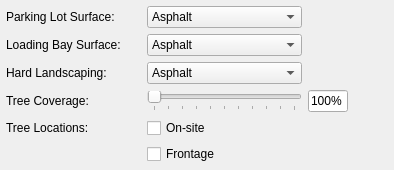
                 <widget class="QWidget" name="lc_nonres_widget" native="true">
                  <property name="minimumSize">
                   <size>
                    <width>0</width>
                    <height>0</height>
                   </size>
                  </property>
                  <layout class="QGridLayout" name="gridLayout_2">
                   <property name="leftMargin">
                    <number>6</number>
                   </property>
                   <property name="topMargin">
                    <number>6</number>
                   </property>
                   <property name="rightMargin">
                    <number>6</number>
                   </property>
                   <property name="bottomMargin">
                    <number>6</number>
                   </property>
                   <item row="3" column="2">
                    <widget class="QSlider" name="lc_nrestrees_slider">
                     <property name="maximum">
                      <number>100</number>
                     </property>
                     <property name="orientation">
                      <enum>Qt::Horizontal</enum>
                     </property>
                     <property name="tickPosition">
                      <enum>QSlider::TicksBelow</enum>
                     </property>
                    </widget>
                   </item>
                   <item row="3" column="0">
                    <widget class="QLabel" name="lc_nrestrees_lbl">
                     <property name="text">
                      <string>Tree Coverage:</string>
                     </property>
                    </widget>
                   </item>
                   <item row="3" column="1">
                    <spacer name="horizontalSpacer_9">
                     <property name="orientation">
                      <enum>Qt::Horizontal</enum>
                     </property>
                     <property name="sizeType">
                      <enum>QSizePolicy::Fixed</enum>
                     </property>
                     <property name="sizeHint" stdset="0">
                      <size>
                       <width>20</width>
                       <height>20</height>
                      </size>
                     </property>
                    </spacer>
                   </item>
                   <item row="2" column="1">
                    <spacer name="horizontalSpacer_16">
                     <property name="orientation">
                      <enum>Qt::Horizontal</enum>
                     </property>
                     <property name="sizeType">
                      <enum>QSizePolicy::Fixed</enum>
                     </property>
                     <property name="sizeHint" stdset="0">
                      <size>
                       <width>20</width>
                       <height>20</height>
                      </size>
                     </property>
                    </spacer>
                   </item>
                   <item row="1" column="4">
                    <spacer name="horizontalSpacer_12">
                     <property name="orientation">
                      <enum>Qt::Horizontal</enum>
                     </property>
                     <property name="sizeHint" stdset="0">
                      <size>
                       <width>40</width>
                       <height>20</height>
                      </size>
                     </property>
                    </spacer>
                   </item>
                   <item row="1" column="1">
                    <spacer name="horizontalSpacer_17">
                     <property name="orientation">
                      <enum>Qt::Horizontal</enum>
                     </property>
                     <property name="sizeType">
                      <enum>QSizePolicy::Fixed</enum>
                     </property>
                     <property name="sizeHint" stdset="0">
                      <size>
                       <width>20</width>
                       <height>20</height>
                      </size>
                     </property>
                    </spacer>
                   </item>
                   <item row="0" column="4">
                    <spacer name="horizontalSpacer_13">
                     <property name="orientation">
                      <enum>Qt::Horizontal</enum>
                     </property>
                     <property name="sizeHint" stdset="0">
                      <size>
                       <width>40</width>
                       <height>20</height>
                      </size>
                     </property>
                    </spacer>
                   </item>
                   <item row="0" column="1">
                    <spacer name="horizontalSpacer_18">
                     <property name="orientation">
                      <enum>Qt::Horizontal</enum>
                     </property>
                     <property name="sizeType">
                      <enum>QSizePolicy::Fixed</enum>
                     </property>
                     <property name="sizeHint" stdset="0">
                      <size>
                       <width>20</width>
                       <height>20</height>
                      </size>
                     </property>
                    </spacer>
                   </item>
                   <item row="3" column="3">
                    <widget class="QLineEdit" name="lc_nrestrees_box">
                     <property name="sizePolicy">
                      <sizepolicy hsizetype="Fixed" vsizetype="Fixed">
                       <horstretch>0</horstretch>
                       <verstretch>0</verstretch>
                      </sizepolicy>
                     </property>
                     <property name="minimumSize">
                      <size>
                       <width>40</width>
                       <height>0</height>
                      </size>
                     </property>
                     <property name="maximumSize">
                      <size>
                       <width>40</width>
                       <height>16777215</height>
                      </size>
                     </property>
                     <property name="text">
                      <string>100%</string>
                     </property>
                    </widget>
                   </item>
                   <item row="4" column="0">
                    <widget class="QLabel" name="lc_nrestreeloc_lbl">
                     <property name="text">
                      <string>Tree Locations:</string>
                     </property>
                    </widget>
                   </item>
                   <item row="4" column="4">
                    <spacer name="horizontalSpacer_19">
                     <property name="orientation">
                      <enum>Qt::Horizontal</enum>
                     </property>
                     <property name="sizeHint" stdset="0">
                      <size>
                       <width>40</width>
                       <height>20</height>
                      </size>
                     </property>
                    </spacer>
                   </item>
                   <item row="4" column="2">
                    <widget class="QCheckBox" name="lc_nrestreeloc_checkon">
                     <property name="text">
                      <string>On-site</string>
                     </property>
                    </widget>
                   </item>
                   <item row="2" column="0">
                    <widget class="QLabel" name="lc_nreshard_lbl">
                     <property name="text">
                      <string>Hard Landscaping:</string>
                     </property>
                    </widget>
                   </item>
                   <item row="2" column="2">
                    <widget class="QComboBox" name="lc_nreshard_combo">
                     <item>
                      <property name="text">
                       <string>Asphalt</string>
                      </property>
                     </item>
                     <item>
                      <property name="text">
                       <string>Concrete</string>
                      </property>
                     </item>
                     <item>
                      <property name="text">
                       <string>Gravel/Compacted Dirt</string>
                      </property>
                     </item>
                    </widget>
                   </item>
                   <item row="4" column="1">
                    <spacer name="horizontalSpacer_14">
                     <property name="orientation">
                      <enum>Qt::Horizontal</enum>
                     </property>
                     <property name="sizeType">
                      <enum>QSizePolicy::Fixed</enum>
                     </property>
                     <property name="sizeHint" stdset="0">
                      <size>
                       <width>20</width>
                       <height>20</height>
                      </size>
                     </property>
                    </spacer>
                   </item>
                   <item row="1" column="0">
                    <widget class="QLabel" name="lc_nresbay_lbl">
                     <property name="text">
                      <string>Loading Bay Surface:</string>
                     </property>
                    </widget>
                   </item>
                   <item row="3" column="4">
                    <spacer name="horizontalSpacer_10">
                     <property name="orientation">
                      <enum>Qt::Horizontal</enum>
                     </property>
                     <property name="sizeHint" stdset="0">
                      <size>
                       <width>40</width>
                       <height>20</height>
                      </size>
                     </property>
                    </spacer>
                   </item>
                   <item row="1" column="2">
                    <widget class="QComboBox" name="lc_nresbay_combo">
                     <item>
                      <property name="text">
                       <string>Asphalt</string>
                      </property>
                     </item>
                     <item>
                      <property name="text">
                       <string>Concrete</string>
                      </property>
                     </item>
                     <item>
                      <property name="text">
                       <string>Gravel/Compacted Dirt</string>
                      </property>
                     </item>
                    </widget>
                   </item>
                   <item row="0" column="0">
                    <widget class="QLabel" name="lc_nrespark_lbl">
                     <property name="text">
                      <string>Parking Lot Surface:</string>
                     </property>
                    </widget>
                   </item>
                   <item row="0" column="2">
                    <widget class="QComboBox" name="lc_nrespark_combo">
                     <item>
                      <property name="text">
                       <string>Asphalt</string>
                      </property>
                     </item>
                     <item>
                      <property name="text">
                       <string>Concrete</string>
                      </property>
                     </item>
                     <item>
                      <property name="text">
                       <string>Gravel/Compacted Dirt</string>
                      </property>
                     </item>
                    </widget>
                   </item>
                   <item row="5" column="2">
                    <widget class="QCheckBox" name="lc_nrestreeloc_checkoff">
                     <property name="text">
                      <string>Frontage</string>
                     </property>
                    </widget>
                   </item>
                   <item row="5" column="4">
                    <spacer name="horizontalSpacer_20">
                     <property name="orientation">
                      <enum>Qt::Horizontal</enum>
                     </property>
                     <property name="sizeHint" stdset="0">
                      <size>
                       <width>40</width>
                       <height>20</height>
                      </size>
                     </property>
                    </spacer>
                   </item>
                   <item row="5" column="1">
                    <spacer name="horizontalSpacer_15">
                     <property name="orientation">
                      <enum>Qt::Horizontal</enum>
                     </property>
                     <property name="sizeType">
                      <enum>QSizePolicy::Fixed</enum>
                     </property>
                     <property name="sizeHint" stdset="0">
                      <size>
                       <width>20</width>
                       <height>20</height>
                      </size>
                     </property>
                    </spacer>
                   </item>
                   <item row="2" column="4">
                    <spacer name="horizontalSpacer_11">
                     <property name="orientation">
                      <enum>Qt::Horizontal</enum>
                     </property>
                     <property name="sizeHint" stdset="0">
                      <size>
                       <width>40</width>
                       <height>20</height>
                      </size>
                     </property>
                    </spacer>
                   </item>
                  </layout>
                 </widget>
